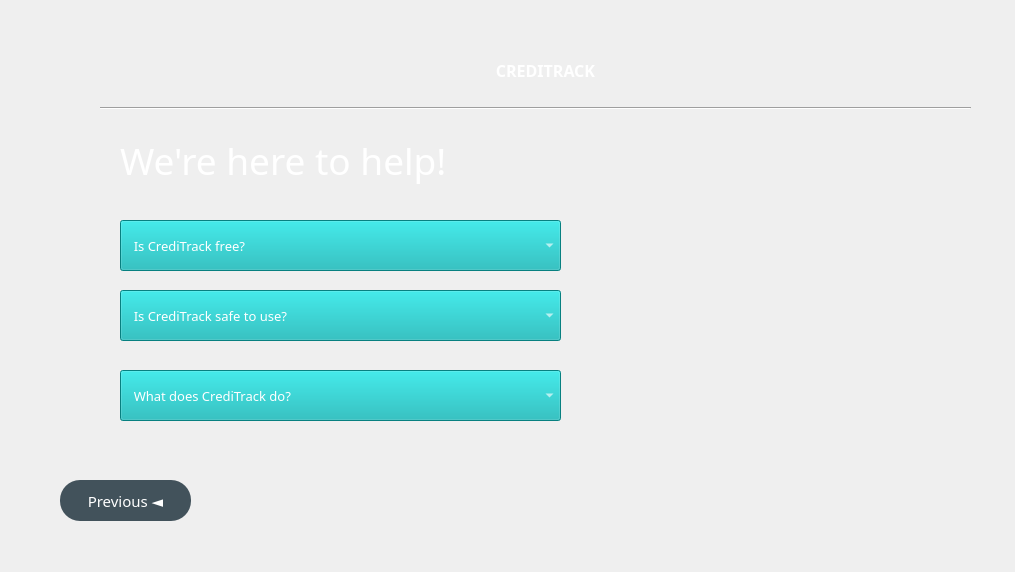
<?xml version="1.0" encoding="UTF-8"?>
<ui version="4.0">
 <class>Dialog</class>
 <widget class="QDialog" name="Dialog">
  <property name="geometry">
   <rect>
    <x>0</x>
    <y>0</y>
    <width>1015</width>
    <height>572</height>
   </rect>
  </property>
  <property name="windowTitle">
   <string>Dialog</string>
  </property>
  <widget class="QComboBox" name="comboBox">
   <property name="geometry">
    <rect>
     <x>120</x>
     <y>220</y>
     <width>441</width>
     <height>51</height>
    </rect>
   </property>
   <property name="font">
    <font>
     <family>Sans Serif Collection</family>
     <pointsize>10</pointsize>
    </font>
   </property>
   <property name="styleSheet">
    <string notr="true">
    padding: 6px;                
	color: rgb(255, 255, 255);
	background-color: rgb(10, 179, 179);
</string>
   </property>
   <item>
    <property name="text">
     <string>  Is CrediTrack free?</string>
    </property>
   </item>
  </widget>
  <widget class="QLabel" name="Title_2">
   <property name="geometry">
    <rect>
     <x>480</x>
     <y>50</y>
     <width>131</width>
     <height>41</height>
    </rect>
   </property>
   <property name="font">
    <font>
     <family>Segoe UI Black</family>
     <pointsize>12</pointsize>
     <weight>75</weight>
     <bold>true</bold>
    </font>
   </property>
   <property name="styleSheet">
    <string notr="true">color: rgb(255, 255, 255);</string>
   </property>
   <property name="text">
    <string>CREDITRACK</string>
   </property>
   <property name="alignment">
    <set>Qt::AlignCenter</set>
   </property>
  </widget>
  <widget class="QLabel" name="label_4">
   <property name="geometry">
    <rect>
     <x>-10</x>
     <y>-10</y>
     <width>1031</width>
     <height>591</height>
    </rect>
   </property>
   <property name="font">
    <font>
     <family>Sans Serif Collection</family>
     <pointsize>10</pointsize>
    </font>
   </property>
   <property name="layoutDirection">
    <enum>Qt::LeftToRight</enum>
   </property>
   <property name="text">
    <string/>
   </property>
   <property name="pixmap">
    <pixmap>../Resources/4.jpg</pixmap>
   </property>
   <property name="scaledContents">
    <bool>true</bool>
   </property>
  </widget>
  <widget class="QLabel" name="Title_3">
   <property name="geometry">
    <rect>
     <x>120</x>
     <y>110</y>
     <width>531</width>
     <height>101</height>
    </rect>
   </property>
   <property name="font">
    <font>
     <family>OCR A Extended</family>
     <pointsize>28</pointsize>
     <weight>50</weight>
     <bold>false</bold>
    </font>
   </property>
   <property name="styleSheet">
    <string notr="true">color: rgb(255, 255, 255);</string>
   </property>
   <property name="text">
    <string>We're here to help!</string>
   </property>
  </widget>
  <widget class="QComboBox" name="comboBox_2">
   <property name="geometry">
    <rect>
     <x>120</x>
     <y>290</y>
     <width>441</width>
     <height>51</height>
    </rect>
   </property>
   <property name="font">
    <font>
     <family>Sans Serif Collection</family>
     <pointsize>10</pointsize>
    </font>
   </property>
   <property name="styleSheet">
    <string notr="true">
    padding: 6px;                
	color: rgb(255, 255, 255);
	background-color: rgb(10, 179, 179);
</string>
   </property>
   <item>
    <property name="text">
     <string>  Is CrediTrack safe to use?</string>
    </property>
   </item>
  </widget>
  <widget class="QComboBox" name="comboBox_3">
   <property name="geometry">
    <rect>
     <x>120</x>
     <y>370</y>
     <width>441</width>
     <height>51</height>
    </rect>
   </property>
   <property name="font">
    <font>
     <family>Sans Serif Collection</family>
     <pointsize>10</pointsize>
    </font>
   </property>
   <property name="styleSheet">
    <string notr="true">
    padding: 6px;                
	color: rgb(255, 255, 255);
	background-color: rgb(10, 179, 179);
</string>
   </property>
   <item>
    <property name="text">
     <string>  What does CrediTrack do?</string>
    </property>
   </item>
  </widget>
  <widget class="QLabel" name="label">
   <property name="geometry">
    <rect>
     <x>590</x>
     <y>210</y>
     <width>441</width>
     <height>281</height>
    </rect>
   </property>
   <property name="text">
    <string/>
   </property>
   <property name="pixmap">
    <pixmap>../Resources/coins.png</pixmap>
   </property>
   <property name="scaledContents">
    <bool>true</bool>
   </property>
  </widget>
  <widget class="QPushButton" name="Previous">
   <property name="geometry">
    <rect>
     <x>60</x>
     <y>480</y>
     <width>131</width>
     <height>41</height>
    </rect>
   </property>
   <property name="font">
    <font>
     <family>Franklin Gothic Book</family>
     <pointsize>11</pointsize>
    </font>
   </property>
   <property name="cursor">
    <cursorShape>ArrowCursor</cursorShape>
   </property>
   <property name="autoFillBackground">
    <bool>false</bool>
   </property>
   <property name="styleSheet">
    <string notr="true">QPushButton {
	border-radius: 20px ;
	background-color: rgb(66, 82, 91);
	color: rgb(255, 255, 255);
}
QPushButton:hover {
	background-color: rgb(0, 255, 252);
	color: rgb(0, 0, 0);
}
QPushButton:pressed {
	background-color: rgb(0, 255, 252);
}
</string>
   </property>
   <property name="text">
    <string>Previous ◄</string>
   </property>
  </widget>
  <widget class="Line" name="line">
   <property name="geometry">
    <rect>
     <x>100</x>
     <y>100</y>
     <width>871</width>
     <height>16</height>
    </rect>
   </property>
   <property name="orientation">
    <enum>Qt::Horizontal</enum>
   </property>
  </widget>
  <zorder>label_4</zorder>
  <zorder>comboBox</zorder>
  <zorder>Title_2</zorder>
  <zorder>Title_3</zorder>
  <zorder>comboBox_2</zorder>
  <zorder>comboBox_3</zorder>
  <zorder>label</zorder>
  <zorder>Previous</zorder>
  <zorder>line</zorder>
 </widget>
 <resources/>
 <connections/>
</ui>
